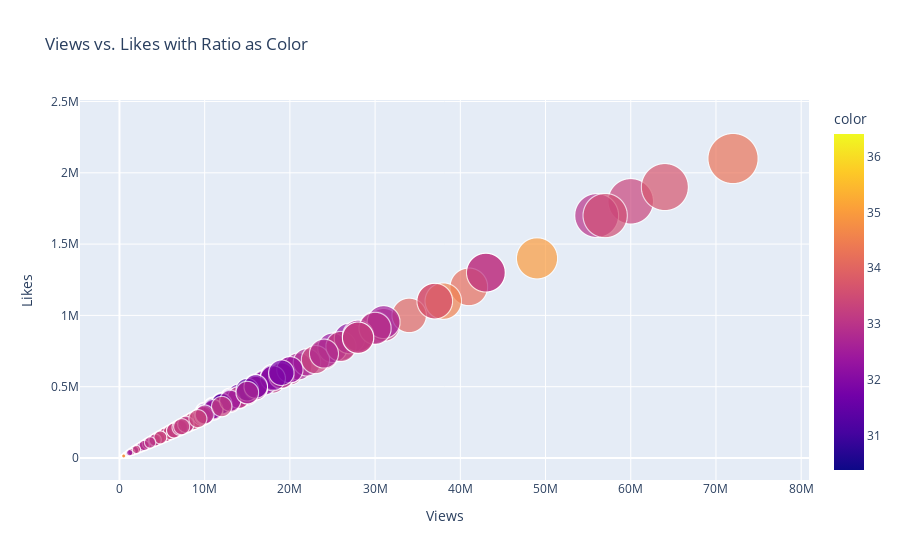

Source (notebook cell):
### Code cell
#plotting scatter plot views vs like
fig = px.scatter(df , x='views' , y='likes' , color=ratio , title='Views vs. Likes with Ratio as Color',
                 size='views', size_max=50)
fig.update_layout(xaxis_title='Views', yaxis_title='Likes')
fig.show()

### Figure 1 — Plotly figure (JSON) as saved in the notebook; plotly's stock layout.template omitted (floating-point values rounded to 4 significant figures; data arrays with more than 128 entries replaced by an {"elided": "..."} marker saying what was removed)
{"data": [{"hovertemplate": "views=%{marker.size}<br>likes=%{y}<br>color=%{marker.color}<extra></extra>", "legendgroup": "", "marker": {"color": {"elided": "5440 float values"}, "coloraxis": "coloraxis", "size": {"elided": "5440 int values"}, "sizemode": "area", "sizeref": 28800, "symbol": "circle"}, "mode": "markers", "name": "", "showlegend": false, "type": "scattergl", "x": {"elided": "5440 int values"}, "xaxis": "x", "y": {"elided": "5440 int values"}, "yaxis": "y"}], "layout": {"coloraxis": {"colorbar": {"title": {"text": "color"}}, "colorscale": [[0, "#0d0887"], [0.1111, "#46039f"], [0.2222, "#7201a8"], [0.3333, "#9c179e"], [0.4444, "#bd3786"], [0.5556, "#d8576b"], [0.6667, "#ed7953"], [0.7778, "#fb9f3a"], [0.8889, "#fdca26"], [1, "#f0f921"]]}, "legend": {"itemsizing": "constant", "tracegroupgap": 0}, "title": {"text": "Views vs. Likes with Ratio as Color"}, "xaxis": {"anchor": "y", "domain": [0, 1], "title": {"text": "Views"}}, "yaxis": {"anchor": "x", "domain": [0, 1], "title": {"text": "Likes"}}}}
